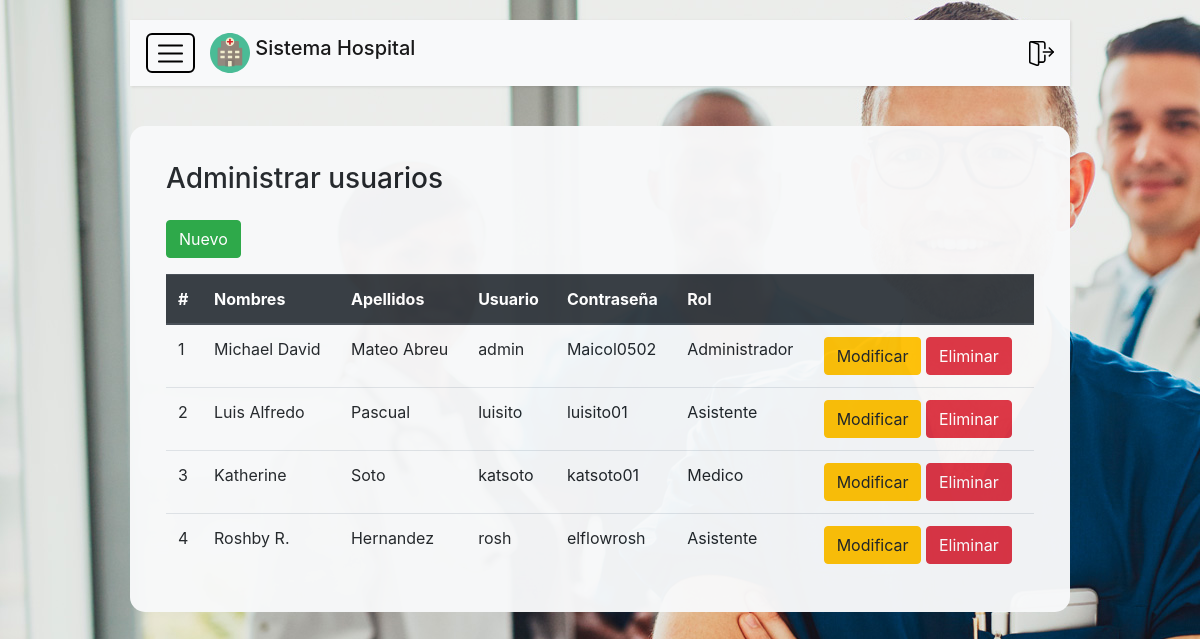
Page /AdminUsuario.php (signed in) on the committed database.
### tables this page shows
CREATE TABLE `usuarios` (
  `idUsuario` int(11) NOT NULL,
  `nombre` varchar(60) DEFAULT NULL,
  `apellido` varchar(60) DEFAULT NULL,
  `usuario` varchar(30) DEFAULT NULL,
  `pass` varchar(100) DEFAULT NULL,
  `tipo` int(11) NOT NULL,
  `estado` int(11) NOT NULL
);

CREATE TABLE `roles` (
  `idRol` int(11) NOT NULL,
  `rol` varchar(15) DEFAULT NULL
);

### libreria/includes.php (called while the page is built, shortened)
<?php
include_once("libreria/head.php");

### AdminUsuario.php (the view, shortened to what this page needs)
<?php
    include_once("libreria/includes.php");
    $con = Conexion::getInstance();
    $sql = "SELECT idUsuario, nombre, apellido, usuario, pass, rol FROM usuarios
            INNER JOIN roles ON usuarios.tipo = roles.idRol
            WHERE estado = 1";
    $result = mysqli_query($con, $sql);
?>
<div class="px-3">
    <div class="py-3">
        <h3>Administrar usuarios</h3>
    </div>
    <div class="pb-3">
        <a href="CrearUsuario.php" class="btn btn-success">Nuevo</a>
    </div>
    <table class="table">
        <thead class="thead-dark">
            <tr>
                <th scope="col">#</th>
                <th scope="col">Nombres</th>
                <th scope="col">Apellidos</th>
                <th scope="col">Usuario</th>
                <th scope="col">Contraseña</th>
                <th scope="col">Rol</th>
                <th scope="col"></th>
                <th scope="col"></th>
            </tr>
        </thead>
        <tbody>
            <?php
                foreach($result as $fila)
                {
                    $count++;
                    echo "
                        <tr>
                            <td>$count</td>
                            <td>{$fila['nombre']}</td>
                            <td>{$fila['apellido']}</td>
                            <td>{$fila['usuario']}</td>
                            <td>{$fila['pass']}</td>
                            <td>{$fila['rol']}</td>
                            <td colspan='2'>
                                <a href='CrearUsuario.php?id={$fila['idUsuario']}' class='btn btn-warning'>Modificar</a>
                                <a href='AdminUsuario.php?id={$fila['idUsuario']}' class='btn btn-danger'>Eliminar</a>
                            </td>
                        </tr>
                    ";
                }
            ?>
        </tbody>
    </table>
</div>
<?php include_once("libreria/foot.php") ?>

### libreria/head.php (shortened to what this page needs)
<!DOCTYPE html>
<html lang="en">
<head>
    <link rel="stylesheet" href="css/login.css">
    <link rel="stylesheet" href="css/main.css">
    <link rel="stylesheet" href="https://stackpath.bootstrapcdn.com/bootstrap/4.5.0/css/bootstrap.min.css">
</head>
<body>
    <div class="wrapper">
        <div id="content">
            <?php if(isset($_SESSION['user'])){ ?>
                <nav class="navbar navbar-expand navbar-light bg-light" >
                    <div class="container-fluid">
                        <button type="button" id="sidebarCollapse" class="">
                            <img src="source/icons/open-menu.svg" width="25" height="25" id="menuIcon">
                        </button>
                        <a class="navbar-brand mb-0 h1" href="#">
                            <img src="source/logo/hospital.svg" width="40" height="40" class="d-inline-block align-top">
                            Sistema Hospital
                        </a>
                        <a href="funciones.php?accion=logout" class="ml-auto">
                            <img src="source/icons/logout.svg" class="" width="25" height="25" title="Cerrar sesion">
                        </a>
                    </div>
                </nav>
            <?php } ?>
            <div id="main">

### libreria/foot.php
            </div>
        </div>
    </div>
</body>
</html>

### css/login.css (style rules this page uses)
body { background-image: url("../source/background-login.png"); background-size: cover; }

### css/main.css (style rules this page uses)
#main { width: 100%; height: 100%; background-color: #F8F9FA; padding: 20px; border-radius: 15px; opacity: 0.97; }
body { font-family: 'Poppins', sans-serif; background: #fafafa; }
a, a:hover, a:focus { color: inherit; text-decoration: none; transition: all 0.3s; }
.navbar { padding: 15px 10px; background: #fff; border: none; border-radius: 0; margin-bottom: 40px; box-shadow: 1px 1px 3px rgba(0, 0, 0, 0.1); }
.wrapper { display: flex; width: 100%; }
#content { width: 100%; padding: 20px 130px; min-height: 100vh; transition: all 0.3s; position: absolute; top: 0; right: 0; }
#sidebarCollapse { background-color: transparent; color: white; border: 2px black solid; border-radius: 6px; padding: 5px 10px; cursor: pointer; transition: all 0.3s; margin-right: 15px; }

### libreria/head.php (style rules this page uses)
body { background-image: url('source/background-login.jpg'); }

### rows in the picture
usuarios: nombre "Michael David", apellido "Mateo Abreu", usuario "admin", pass "Maicol0502", tipo.rol "Administrador"
usuarios: nombre "Luis Alfredo", apellido "Pascual", usuario "luisito", pass "luisito01", tipo.rol "Asistente"
usuarios: nombre "Katherine", apellido "Soto", usuario "katsoto", pass "katsoto01", tipo.rol "Medico"
usuarios: nombre "Roshby R.", apellido "Hernandez", usuario "rosh", pass "elflowrosh", tipo.rol "Asistente"
